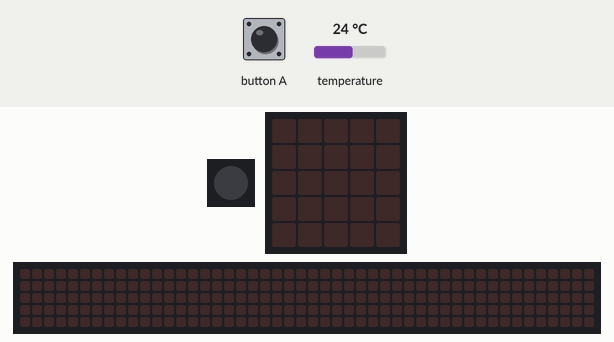
A program run on a simulated Calliope mini (MakeCode). On the bench: 1 RGB LEDs in strip order, left to right, the board's 5×5 LED display, a strip that is not on the board, showing the scrolling text unrolled. Inputs (shaded band) come from the test bench; at power-on: temperature 24 °C. The 48×5 strip is a reading aid, not a part: it shows the text the display is scrolling, unrolled, one strip-width of it at a time.

Above: at 1.2 s.
1.3 s: button A pressed for 0.15 s
At 4.0 s:
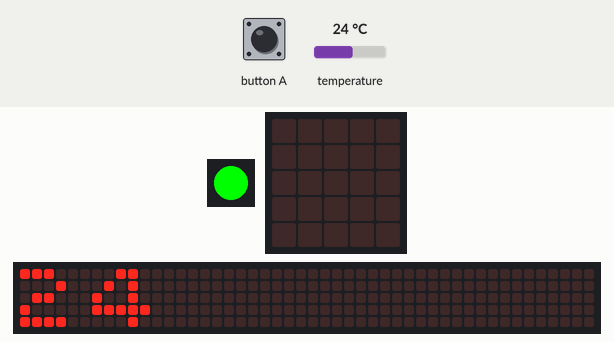
At 5.0 s:
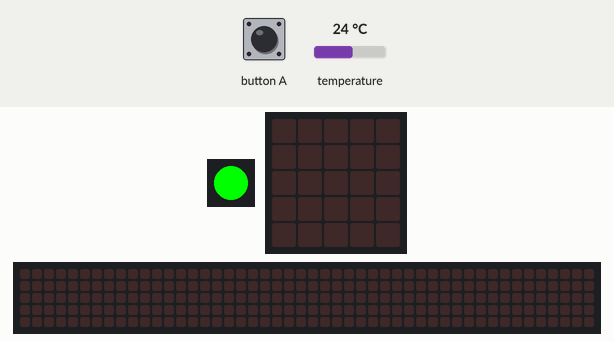
Timing chart, 0 to 6.5 s (numbered marks = the images above; inputs shaded):
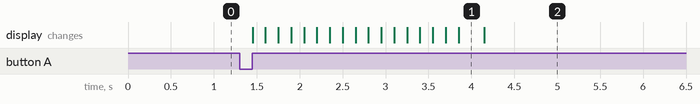

Measured:
- after the input at 1.3 s, the display: changes after 0.15 s (image 1)

The program:

main.ts
```typescript
input.onButtonEvent(Button.A, input.buttonEventClick(), function () {
    if (input.temperature() < 15) {
        basic.setLedColor(basic.rgb(0, 0, 255))
    }
    if (input.temperature() > 25) {
        basic.setLedColor(basic.rgb(255, 0, 0))
    } else {
        basic.setLedColor(basic.rgb(0, 255, 0))
    }
    basic.showString("" + (input.temperature()))
})
```

test.ts
```typescript
// Hier kann man Tests durchführen; diese Datei wird nicht kompiliert, wenn dieses Paket als Erweiterung verwendet wird.
```
